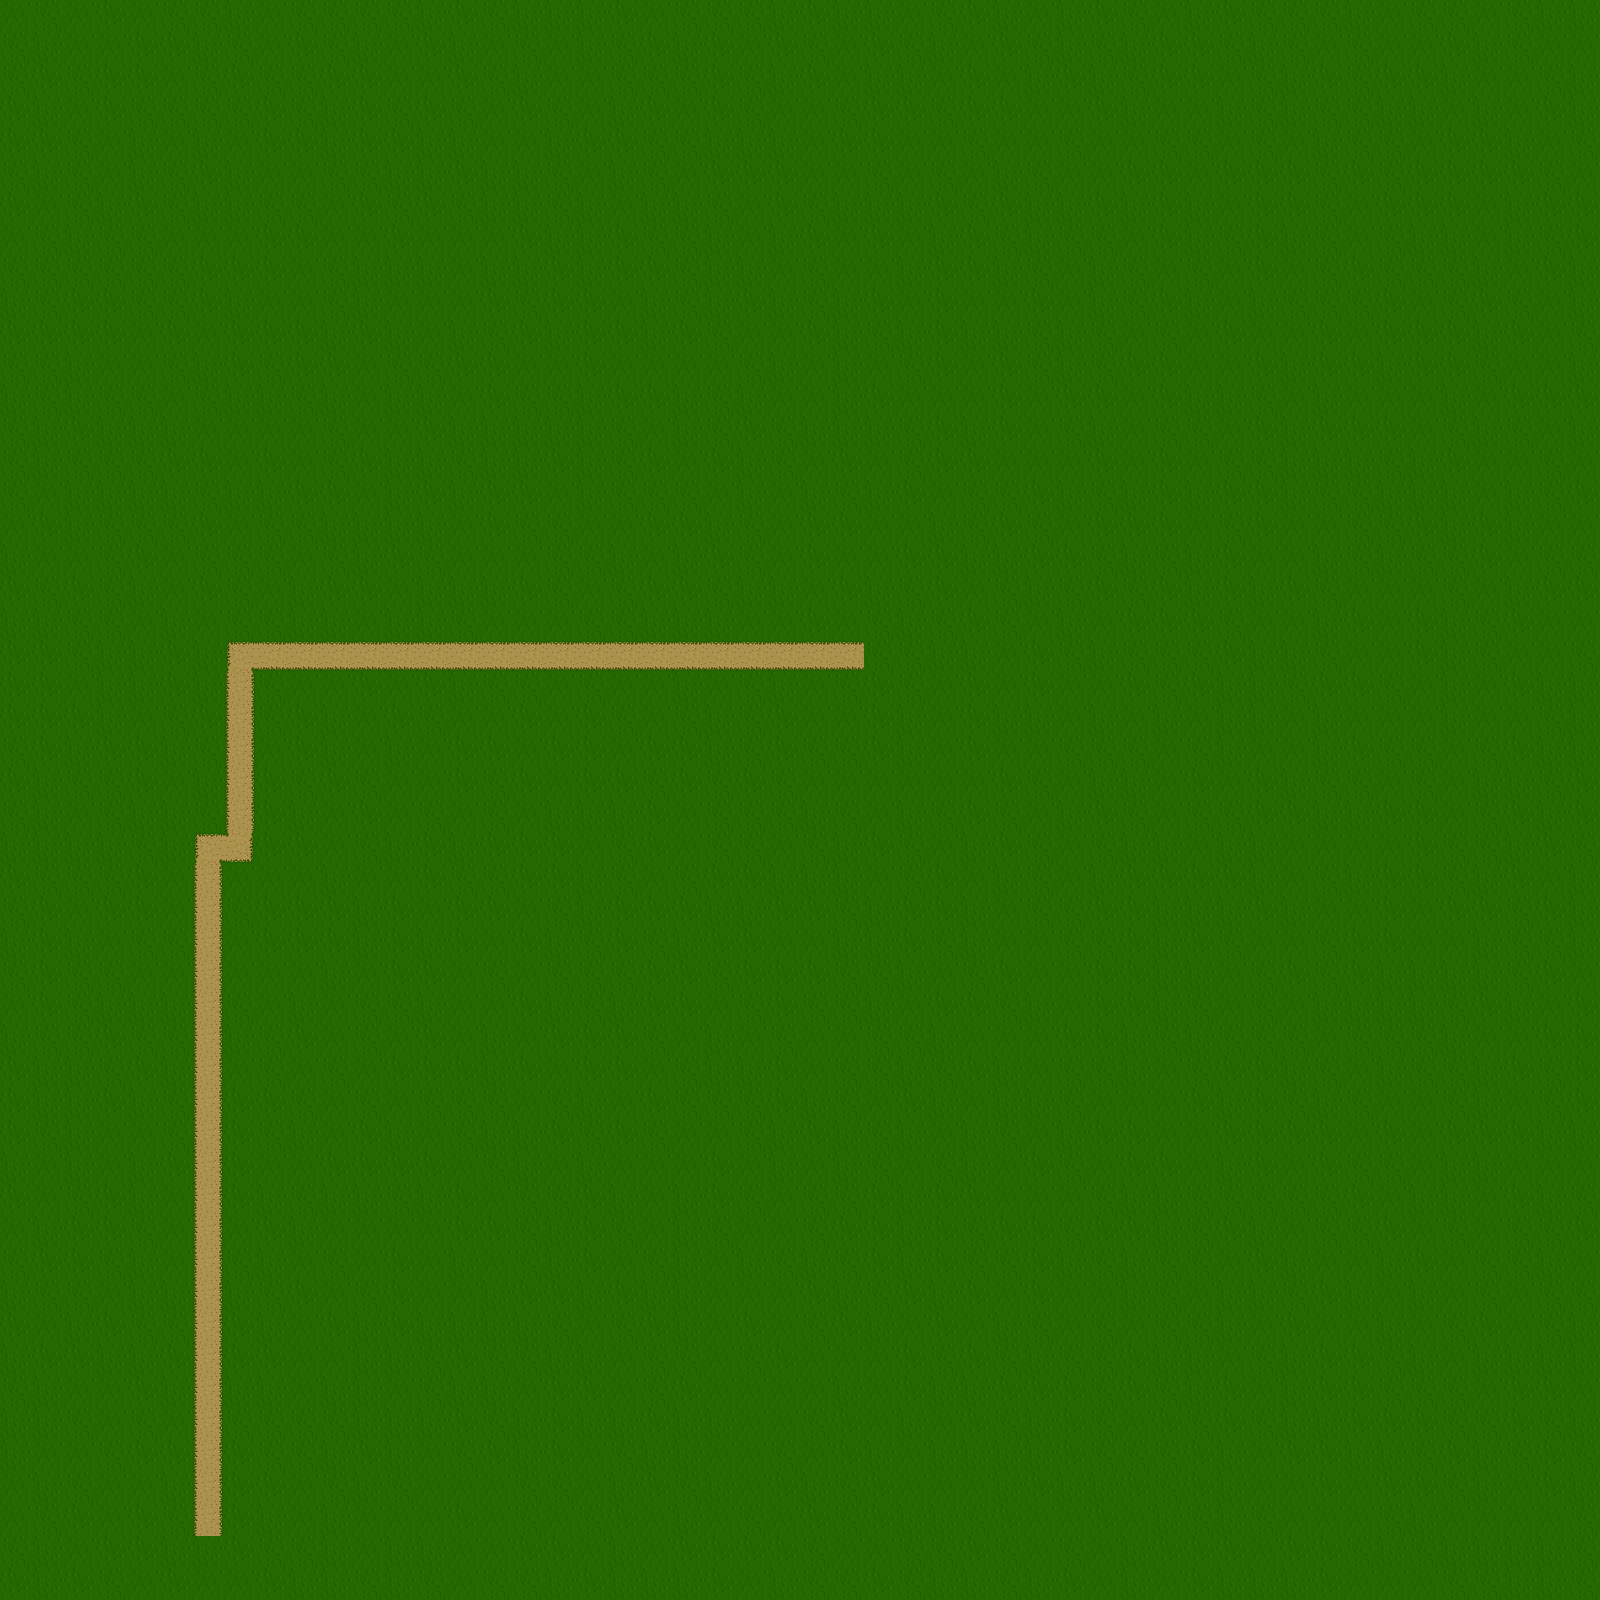

A level layout from a 2D game, rendered from its tile map. Below: a short description, then the map file with tile-grid data replaced by summaries:
An orthogonal 50x50 tile map with 32x32 px tiles, 2 tile layers (backdrop, path).

<map version="1.10" tiledversion="1.10.1" orientation="orthogonal" renderorder="right-down" width="50" height="50" tilewidth="32" tileheight="32" infinite="0" nextlayerid="4" nextobjectid="1">
 <tileset firstgid="1" source="tiles.tsx" />
 <layer id="3" name="backdrop" width="50" height="50">
  <data>[2500 cells, 2500 non-empty, 4 distinct tile ids]</data>
 </layer>
 <layer id="2" name="path" width="50" height="50">
  <data>[2500 cells, 48 non-empty, 2 distinct tile ids]</data>
 </layer>
</map>
